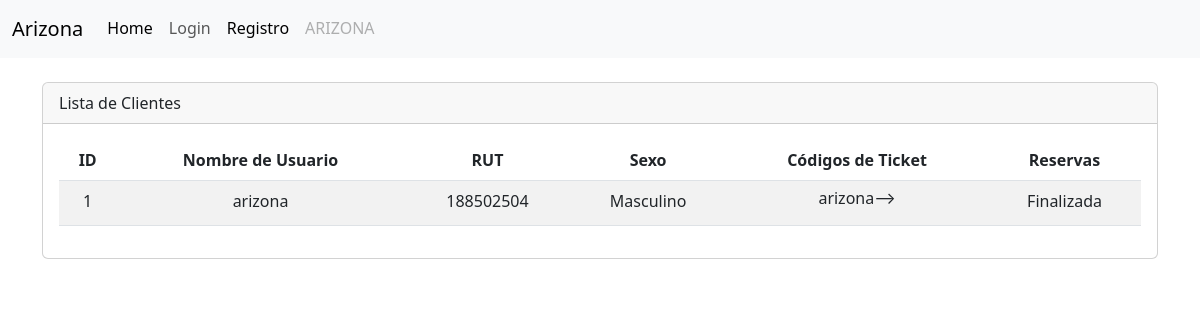
/cliente/list/, run on an earlier commit of the app's database.
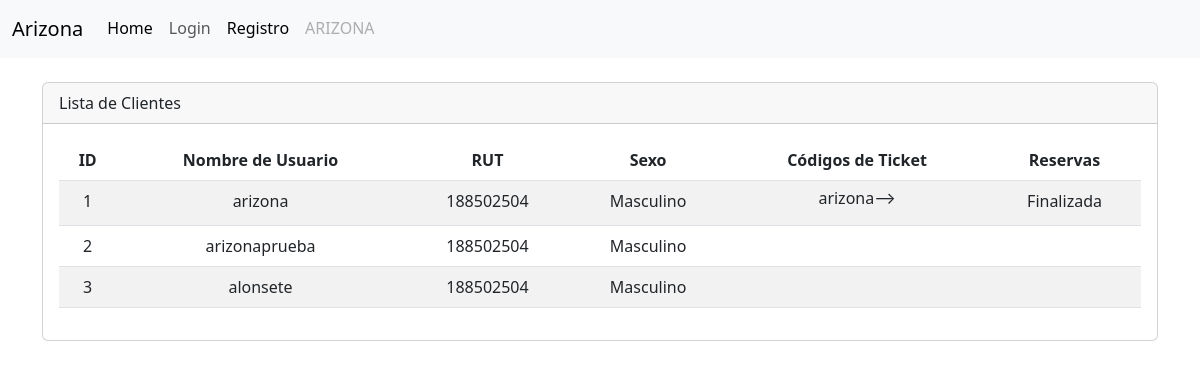
And on a later commit of the database.
### cliente/models.py (models this page shows, shortened)
class Cliente(models.Model):
    SEXO = [
        ('F', 'Femenino'),
        ('M', 'Masculino'),
    ]
    user = models.OneToOneField(
        'accounts.User',
        verbose_name='Usuario',
        on_delete=models.CASCADE
    )
    rut = models.CharField(max_length=10)
    sexo = models.CharField(max_length=10, choices=SEXO)

class Ticket(models.Model):
    cliente = models.ForeignKey(Cliente, on_delete=models.CASCADE)
    codigo = models.CharField(max_length=10)
    fecha_envio = models.DateTimeField(auto_now_add=True)
    reserva = models.ForeignKey(Reserva, on_delete=models.CASCADE)

class Reserva(models.Model):
    cliente = models.ForeignKey(Cliente, on_delete=models.CASCADE)
    agenda = models.ForeignKey(Agenda, on_delete=models.CASCADE)
    dia = models.DateField()
    ESTADO_CHOICES = [
        ('disponible', 'Disponible'),
        ('pendiente', 'Pendiente'),
        ('finalizada', 'Finalizada'),
    ]
    estado = models.CharField(max_length=20, choices=ESTADO_CHOICES, default='disponible')
    class Meta:
        unique_together = ('agenda', 'cliente', 'dia')

### accounts/models.py (models this page shows, shortened)
class User(AbstractBaseUser, PermissionsMixin):
    id = models.AutoField(primary_key=True, unique=True)
    username = models.CharField(
        'Usuario', max_length=30, unique=True, validators=[
            validators.RegexValidator(
                re.compile('^[\w.@+-]+$'),
                'ingrese un nombre de usuario valido '
                'Este valor debe contener solo letras, números '
                'excepto: @/./+/-/_.',
                'invalid'
            )
        ],
        help_text='Un nombre corto que sera usado'+
                  ' para identificarlo de forma unica en la plataforma.'
    )
    name = models.CharField('Nombre', max_length=20)
    apellidos = models.CharField('Apellidos', max_length=30)
    email = models.EmailField('Email', unique=True)
    is_staff = models.BooleanField('Admin', default=False)
    is_active = models.BooleanField('Ativo', default=True)
    date_joined = models.DateTimeField('Data de Entrada', auto_now_add=True)
    roles = models.ForeignKey(Rol, on_delete=models.CASCADE, blank=True, null=True)
    USERNAME_FIELD = 'username'
    REQUIRED_FIELDS = ['email']
    objects = CustomUserManager()
    class Meta:
        verbose_name = 'Usuario'
        verbose_name_plural = 'Usuarios'

### cliente/views.py (the view)
# urls.py: path('list/', views.cliente_list, name='cliente_list'),
def cliente_list(request):
    clientes = Cliente.objects.all()
    context = {'clientes': clientes}
    return render(request, 'cliente/listar.html', context)

### servicio/models.py (called while the page is built)
    def __str__(self):
        return self.nombre

    def __str__(self):
        return f'Cancha {self.numeracion}'

    def __str__(self):
        return f'{self.hora_inicio.strftime("%I:%M %p")} - {self.hora_fin.strftime("%I:%M %p")}'

### cliente/templates/cliente/listar.html (shortened to what this page needs)
{% extends "layout.html" %}
{% load static %}
{% load humanize %}
{% block container %}
<div class="container">
  <br>
  <div class="card">
    <div class="card-header">
      Lista de Clientes
    </div>
    <div class="card-body">
      <div class="table-responsive text-center">
        <table class="table table-striped table-hover">
          <thead>
            <tr>
              <th>ID</th>
              <th>Nombre de Usuario </th>
              <th>RUT</th>
              <th>Sexo</th>
              <th>Códigos de Ticket</th>
              <th>Reservas</th>
            </tr>
          </thead>
          <tbody>
            {% for cliente in clientes %}
            <tr>
              <td>{{ cliente.id }}</td>
              <td>{{ cliente.user.username }}</td>
              <td>{{ cliente.rut }}</td>
              <td>{{ cliente.get_sexo_display }}</td>
              <td>
                {% for ticket in cliente.ticket_set.all %}
                <a class="btn ticket-modal-button" data-target="#ticketModal{{ ticket.codigo }}" data-toggle="modal"
                  style="margin-top: -10px;">{{ ticket.codigo }}&#10230;</a><br>
                {% endfor %}
              </td>
              <td>
                {% for reserva in cliente.reserva_set.all %}
                {{ reserva.get_estado_display }}<br>
                {% endfor %}
              </td>
            </tr>
            {% endfor %}
          </tbody>
        </table>
      </div>
    </div>
  </div>
</div>
{% endblock %}

### templates/layout.html (shortened to what this page needs)
<!doctype html>
{% load static %}
<html lang="en">
<head>
	<link rel="stylesheet" href="{% static 'css/nav.css' %}" type="text/css">
	<link rel="stylesheet" href="https://cdnjs.cloudflare.com/ajax/libs/font-awesome/5.15.3/css/all.min.css">
    <link rel="stylesheet" href="https://cdnjs.cloudflare.com/ajax/libs/jqueryui/1.12.1/jquery-ui.min.css">
	<link href="https://cdn.jsdelivr.net/npm/bootstrap@5.3.0-alpha1/dist/css/bootstrap.min.css" rel="stylesheet"
>
</head>
<body>
	<header>
		{% include 'partials/navbar.html' %}
	</header>
	{% block container %}{% endblock %}
</body>
</html>

### templates/partials/navbar.html (shortened to what this page needs)
<nav class="navbar navbar-expand-lg bg-body-tertiary">
    <div class="container-fluid">
        <a class="navbar-brand" href="#">Arizona</a>
        <div class="collapse navbar-collapse" id="navbarNav">
            <ul class="navbar-nav">
                <li class="nav-item">
                    <a class="nav-link active" aria-current="page" href="{% url 'home' %}">Home</a>
                </li>
                {% if user.is_authenticated %}
                    {% if user.roles.nombre == 'admin' or user.roles.nombre == 'trabajador' %}
                        <li class="nav-item">
                            <a class="nav-link active" aria-current="page" href="{% url 'servicio:agenda-listar' %}">Agendas</a>
                        </li>
                        <li class="nav-item">
                            <a class="nav-link active" aria-current="page" href="{% url 'servicio:cancha-listar' %}">Servicios</a>
                        </li>
                        <li class="nav-item">
                            <a class="nav-link active" aria-current="page" href="{% url 'cliente:reserva_list' %}">Reservas</a>
                        </li>
                        <li class="nav-item">
                            <a class="nav-link active" aria-current="page" href="{% url 'cliente:cliente_list' %}">Clientes</a>
                        </li>
                    {% elif user.roles.nombre == 'cliente' %}
                        <li class="nav-item">
                            <a class="nav-link active" aria-current="page" href="{% url 'servicio:agenda-reserva' %}">Reserva</a>
                        </li>
                    {% endif %}
                    <li class="nav-item">
                        <a class="nav-link" href="{% url 'account:index' %}">Cuenta</a>
                    </li>
                    <li class="nav-item">
                        <a class="nav-link" href="{% url 'Login:logout' %}">Logout</a>
                    </li>
                {% else %}
                    {% if not user.is_staff %}
                        <li class="nav-item">
                            <a class="nav-link" href="{% url 'Login:login' %}">Login</a>
                        </li>
                        <li class="nav-item">
                            <a class="nav-link active" aria-current="page" href="{% url 'account:register' %}">Registro</a>
                        </li>
                        <li class="nav-item">
                            <a class="nav-link disabled">ARIZONA</a>
                        </li>
                    {% endif %}
                {% endif %}
            </ul>
        </div>
    </div>
</nav>

### static/css/nav.css (style rules this page uses)
.navbar-nav .nav-item .nav-link { position: relative; border-bottom: 2px solid transparent; transition: all 0.3s; }
.navbar-nav .nav-item .nav-link::after { content: ""; position: absolute; left: 0; bottom: -1px; width: 100%; height: 2px; background-color: #646464; transform: scaleX(0); transition: transform 0.3s; }

What changed in the data, as far as the page shows it:
added Cliente: id "2", user.username "arizonaprueba", rut "188502504", sexo "Masculino"
added Cliente: id "3", user.username "alonsete", rut "188502504", sexo "Masculino"
